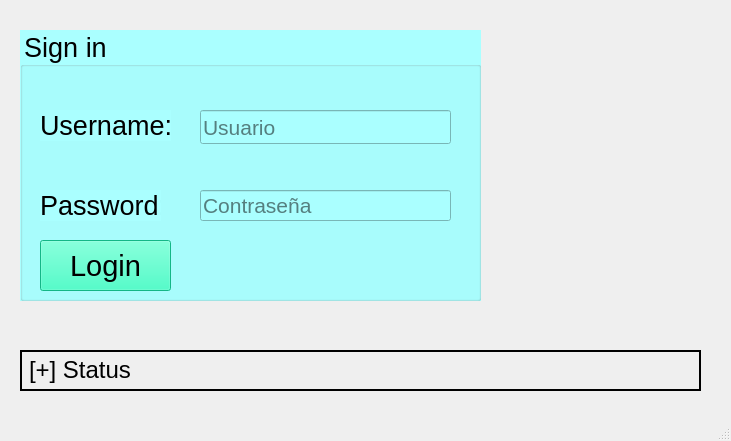
<?xml version="1.0" encoding="UTF-8"?>
<ui version="4.0">
 <class>Login</class>
 <widget class="QMainWindow" name="Login">
  <property name="geometry">
   <rect>
    <x>0</x>
    <y>0</y>
    <width>731</width>
    <height>441</height>
   </rect>
  </property>
  <property name="windowTitle">
   <string>Login</string>
  </property>
  <property name="styleSheet">
   <string notr="true"/>
  </property>
  <widget class="QWidget" name="centralwidget">
   <widget class="QLabel" name="label">
    <property name="geometry">
     <rect>
      <x>20</x>
      <y>350</y>
      <width>681</width>
      <height>41</height>
     </rect>
    </property>
    <property name="font">
     <font>
      <pointsize>20</pointsize>
     </font>
    </property>
    <property name="styleSheet">
     <string notr="true">border-color: rgb(170, 0, 127);</string>
    </property>
    <property name="frameShape">
     <enum>QFrame::Box</enum>
    </property>
    <property name="frameShadow">
     <enum>QFrame::Plain</enum>
    </property>
    <property name="lineWidth">
     <number>2</number>
    </property>
    <property name="midLineWidth">
     <number>0</number>
    </property>
    <property name="text">
     <string>&lt;html&gt;&lt;head/&gt;&lt;body&gt;&lt;p&gt;&lt;span style=&quot; font-size:18pt;&quot;&gt;[+] Status&lt;/span&gt;&lt;/p&gt;&lt;/body&gt;&lt;/html&gt;</string>
    </property>
   </widget>
   <widget class="QGroupBox" name="groupBox">
    <property name="geometry">
     <rect>
      <x>20</x>
      <y>30</y>
      <width>461</width>
      <height>271</height>
     </rect>
    </property>
    <property name="font">
     <font>
      <pointsize>20</pointsize>
     </font>
    </property>
    <property name="styleSheet">
     <string notr="true">background-color: rgb(170, 255, 255);</string>
    </property>
    <property name="title">
     <string>Sign in</string>
    </property>
    <widget class="QLabel" name="label_2">
     <property name="geometry">
      <rect>
       <x>20</x>
       <y>80</y>
       <width>131</width>
       <height>31</height>
      </rect>
     </property>
     <property name="font">
      <font>
       <pointsize>20</pointsize>
      </font>
     </property>
     <property name="text">
      <string>Username:</string>
     </property>
    </widget>
    <widget class="QLabel" name="label_3">
     <property name="geometry">
      <rect>
       <x>20</x>
       <y>160</y>
       <width>121</width>
       <height>31</height>
      </rect>
     </property>
     <property name="font">
      <font>
       <pointsize>20</pointsize>
      </font>
     </property>
     <property name="text">
      <string>Password:</string>
     </property>
    </widget>
    <widget class="QLineEdit" name="lineEdit_username">
     <property name="geometry">
      <rect>
       <x>180</x>
       <y>80</y>
       <width>251</width>
       <height>34</height>
      </rect>
     </property>
     <property name="font">
      <font>
       <pointsize>16</pointsize>
      </font>
     </property>
     <property name="placeholderText">
      <string>Usuario</string>
     </property>
    </widget>
    <widget class="QLineEdit" name="lineEdit_password">
     <property name="geometry">
      <rect>
       <x>180</x>
       <y>160</y>
       <width>251</width>
       <height>31</height>
      </rect>
     </property>
     <property name="font">
      <font>
       <pointsize>16</pointsize>
      </font>
     </property>
     <property name="echoMode">
      <enum>QLineEdit::Password</enum>
     </property>
     <property name="placeholderText">
      <string>Contraseña</string>
     </property>
    </widget>
    <widget class="QPushButton" name="pushButton">
     <property name="geometry">
      <rect>
       <x>20</x>
       <y>210</y>
       <width>131</width>
       <height>51</height>
      </rect>
     </property>
     <property name="font">
      <font>
       <pointsize>22</pointsize>
      </font>
     </property>
     <property name="cursor">
      <cursorShape>PointingHandCursor</cursorShape>
     </property>
     <property name="styleSheet">
      <string notr="true">background-color: rgb(0, 255, 255);
selection-color: rgb(28, 255, 187);
background-color: rgb(28, 255, 187);</string>
     </property>
     <property name="text">
      <string>Login</string>
     </property>
    </widget>
    <zorder>label_3</zorder>
    <zorder>lineEdit_password</zorder>
    <zorder>lineEdit_username</zorder>
    <zorder>label_2</zorder>
    <zorder>pushButton</zorder>
   </widget>
   <widget class="QLabel" name="label_pic">
    <property name="geometry">
     <rect>
      <x>500</x>
      <y>40</y>
      <width>221</width>
      <height>251</height>
     </rect>
    </property>
    <property name="text">
     <string/>
    </property>
    <property name="pixmap">
     <pixmap>../build-Sqlite_dbcpp-Desktop_Qt_6_4_1_MinGW_64_bit-Debug/login_3.jpg</pixmap>
    </property>
   </widget>
   <zorder>groupBox</zorder>
   <zorder>label</zorder>
   <zorder>label_pic</zorder>
  </widget>
  <widget class="QMenuBar" name="menuBar">
   <property name="geometry">
    <rect>
     <x>0</x>
     <y>0</y>
     <width>731</width>
     <height>22</height>
    </rect>
   </property>
  </widget>
  <widget class="QStatusBar" name="statusBar"/>
 </widget>
 <resources/>
 <connections/>
</ui>
